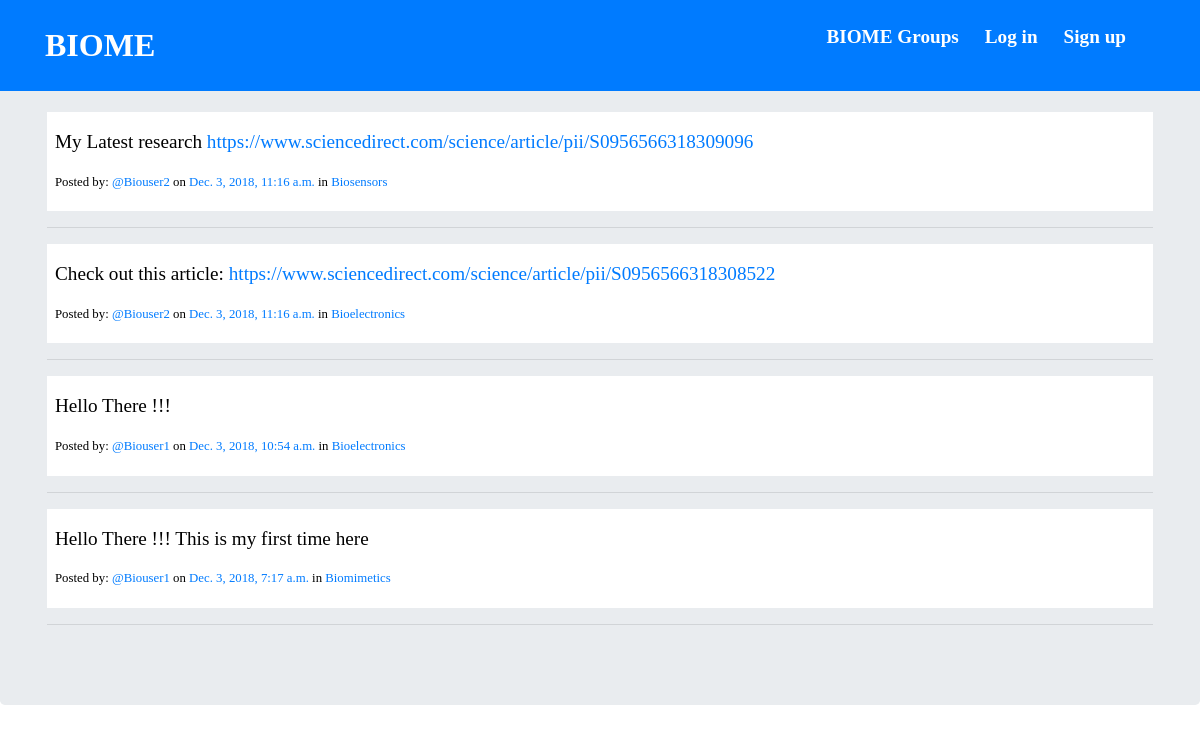
/posts/, run on the app's committed database.
### posts/models.py (models this page shows, shortened)
class Post(models.Model):
    user = models.ForeignKey(User, related_name="posts",on_delete=models.CASCADE)
    created_at = models.DateTimeField(auto_now=True)
    message = models.TextField()
    message_html = models.TextField(editable=False)
    group = models.ForeignKey(Group, related_name="posts",null=True, blank=True,on_delete=models.CASCADE)
    class Meta:
        ordering = ["-created_at"]
        unique_together = ["user", "message"]

### Groups/models.py (models this page shows, shortened)
class Group(models.Model):
    name = models.CharField(max_length=255, unique=True)
    slug = models.SlugField(allow_unicode=True, unique=True)
    description = models.TextField(blank=True, default='')
    description_html = models.TextField(editable=False, default='', blank=True)
    members = models.ManyToManyField(User,through="GroupMember")
    class Meta:
        ordering = ["name"]

### posts/views.py (the view)
class PostList(SelectRelatedMixin, generic.ListView):
    model = models.Post
    select_related = ("user", "group")

### posts/templates/posts/post_list.html (shortened to what this page needs)
{% extends "posts/post_base.html" %}
{% block post_content %}
<div class="col-md-12">
	{% for post in post_list %}
  {% include "posts/_post.html" %}
	{% endfor %}
</div>
{% endblock %}

### posts/templates/posts/_post.html (shortened to what this page needs)
<form class="textfield">
	<div class="post_media">{{ post.message_html|safe }}</div>
	<div class="media-body">Posted by: <span class="username"><a href="{% url 'posts:for_user' username=post.user.username %}">@{{ post.user.username }}</a></span> on <time class="time"><a href="{% url 'posts:single' username=post.user.username pk=post.pk %}">{{ post.created_at }}</a></time>
				{% if post.group %} <span class="group-name2">in<a href="{% url 'posts:single1' slug=post.group.slug %}"> {{ post.group.name }}</a></span>
				{% endif %}
	<span class="media-footer">
	</span></div>
</form>
<hr />

### Static/Biome/css/master.css (style rules this page uses)
body { padding-top: 3em; color:black; position: relative; }
.post_media { font-size: 1.2em; font-family: "DTLProkyonST"; }
form { padding-left:0.5em; padding-top:1.0em; padding-right:1.0em; }
.media-body { font-size: 0.8em; font-family: "DTLProkyonST"; padding-bottom:1.5em; }
.media-footer { font-family: "DTLProkyonST"; padding-left:0.5em; }
.textfield { background-color: white }

### data on the page
Post: message_html "My Latest research https://www.sciencedirect.com/science/article/pii/S0956566318309096", user.username "Biouser2", created_at "Dec. 3, 2018, 11:16 a.m.", group.name "Biosensors"
Post: message_html "Check out this article: https://www.sciencedirect.com/science/article/pii/S0956566318308522", user.username "Biouser2", created_at "Dec. 3, 2018, 11:16 a.m.", group.name "Bioelectronics"
Post: message_html "Hello There !!!", user.username "Biouser1", created_at "Dec. 3, 2018, 10:54 a.m.", group.name "Bioelectronics"
Post: message_html "Hello There !!! This is my first time here", user.username "Biouser1", created_at "Dec. 3, 2018, 7:17 a.m.", group.name "Biomimetics"
